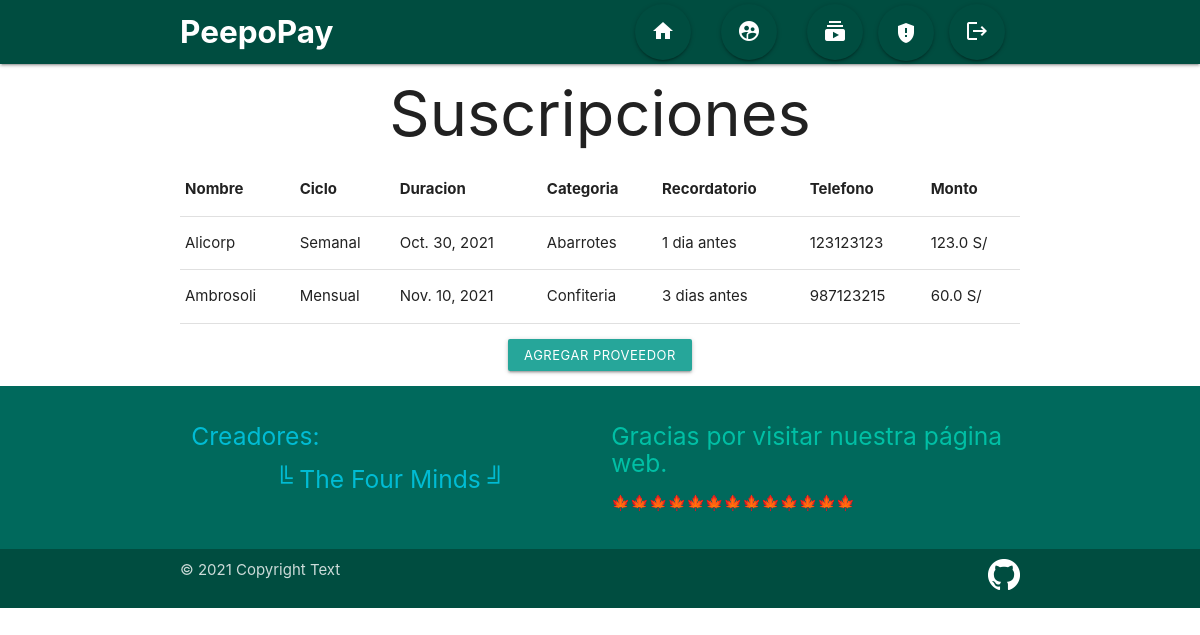
Before: /listarproveedores/ with the older database file.
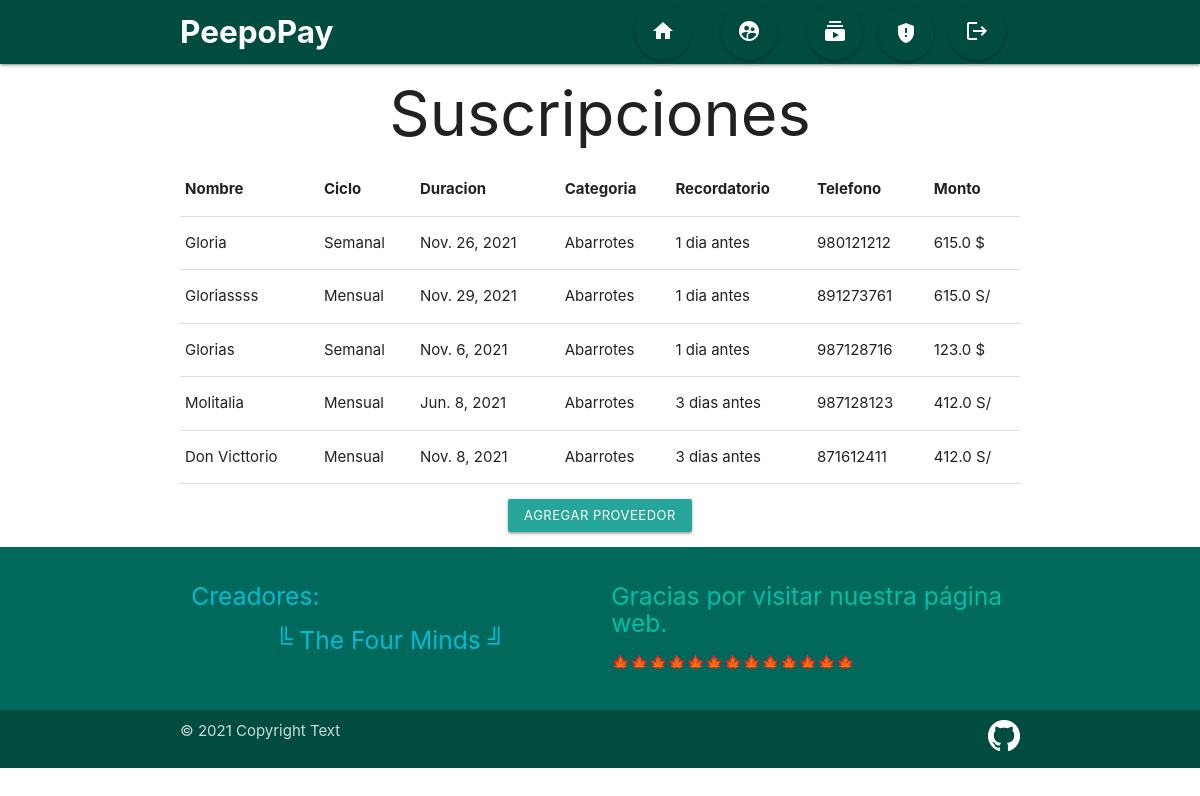
After: the same page with the newer database file.
### WebPayments/models.py (models this page shows, shortened)
class Proveedor(models.Model):
    nombre = models.CharField(max_length=40, unique=True, verbose_name='Nombre')
    moneda = models.ForeignKey(Moneda, verbose_name='moneda', on_delete=models.CASCADE)
    ciclo = models.ForeignKey(Ciclo, on_delete=models.CASCADE)
    duracion = models.DateField(verbose_name='Duracion', auto_now=False, auto_now_add=False)
    categoria = models.ForeignKey(Categoria, on_delete=models.CASCADE)
    alerta = models.DateField(verbose_name='Fecha Alerta', auto_now=False, auto_now_add=False, null=True)
    recordatorio = models.ForeignKey(Recordatorio, on_delete=models.CASCADE)
    telefono = models.CharField(max_length=9, unique=True, verbose_name='Telefono')
    monto = models.FloatField(verbose_name='Monto')

class Ciclo(models.Model):
    duracion = models.CharField(max_length=12,verbose_name='Duracion')
    def __str__(self):
        return self.duracion

class Categoria(models.Model):
    descripcion = models.CharField(max_length=30, unique=True, verbose_name='Descripcion')
    def __str__(self):
        return self.descripcion

class Recordatorio(models.Model):
    tiempo = models.CharField(max_length=12, verbose_name='Tiempo')
    def __str__(self):
        return self.tiempo

class Moneda(models.Model):
    detalles = models.CharField(max_length = 20, unique=True, verbose_name='Detalles')
    simbolo = models.CharField(max_length = 2, verbose_name='simbolo')
    def __str__(self):
        return self.simbolo

### WebPayments/views.py (the view)
# urls.py: path("listarproveedores/", listarproveedores, name="listarproveedores"),
def listarproveedores(request):
    table = Prov.objects.all()
    context = {'table':table,'lista':lista}
    return render(request, 'WebPayments/listarproveedores.html', context)

### WebPayments/templates/WebPayments/listarproveedores.html (shortened to what this page needs)
{%extends 'WebPayments/base.html'%}
{%block contenido%}
<!DOCTYPE html>
<html lang="en">
<head>
    {%load static%}
    <link rel="stylesheet" href="{%static 'WebPayments/css/materialize.css'%}">
<body>
<h1 class="container center"> Suscripciones </h1>
<table class="table container highlight">
        <tr>
            <th>Nombre</th>
            <th>Ciclo</th>
            <th>Duracion</th>
            <th>Categoria</th>
            <th>Recordatorio</th>
            <th>Telefono</th>
            <th>Monto</th>
        </tr>
        {% for row in table %}
            <tr>
                <td>{{row.nombre}}</td>
                <td>{{row.ciclo}}</td>
                <td>{{row.duracion}}</td>
                <td>{{row.categoria}}</td>
                <td>{{row.recordatorio}}</td>
                <td>{{row.telefono}}</td>
                <td>{{row.monto}} {{row.moneda}}</td>
            </tr>
        {%endfor%}
</table>
<div class="container center">
    <a href="{% url 'proveedores' %}" class="center waves-effect waves-light btn-small" >
    Agregar Proveedor</a>
</div>
{%load static%}
</body>
</html>
{%endblock%}

### WebPayments/templates/WebPayments/base.html (shortened to what this page needs)
<!DOCTYPE html>
<html lang="en">
<head>
    {%load static%}
    <link rel="stylesheet" href="{%static 'WebPayments/css/materialize.css'%}">
<body>
<nav class="nav-wrapper teal darken-4">
<div class="container">
    <div class="left-nav">
        <a href="{%url 'index'%}" class="brand-logo"><b>PeepoPay</b></a>
    </div>
    <div class="right">
        <ul>
            <li><a  href="{% url 'index' %}" class="btn-floating btn-large tooltipped waves-effect waves-black teal darken-4" data-position="botton" data-tooltip="Home">
            <i class="material-icons left">home</i>home</a></li>
            <li><a href ="{%url 'proveedores'%}"class="btn-floating btn-large tooltipped waves-effect waves-black teal darken-4" data-position="botton" data-tooltip="Proveedores">
            <i class="material-icons left">supervised_user_circle</i>Proveedores</a></li>
            <li><a class="btn-floating btn-large tooltipped waves-effect waves-black teal darken-4" data-position="botton" data-tooltip="Subscripciones" href="{% url 'listarproveedores' %}">
            <i class="material-icons left">subscriptions</i>Subscripciones</a></li>
            <li><button onclick='{% for i in lista %}
                show_alert("{{i}}")
                {% endfor %}' class="btn-floating btn-large tooltipped waves-effect waves-light teal darken-4" data-position="botton" data-tooltip="Notificaciones" >
            <i class="material-icons right">gpp_maybe</i></button></li>
            <li><a href="{%url 'logout' %}" class="btn-floating btn-large tooltipped waves-effect waves-black teal darken-4" data-position="botton" data-tooltip="Cerrar Sesión">
            <i class="material-icons right">logout</i>Cerrar Sesion</a></li>
        </ul>
    </div>
</div>
</nav>
<div class="contenido">
{%block contenido%}
{%endblock contenido%}
</div>
<footer class="page-footer teal darken-3">
    <div class="container">
        <div class="row">
            <div class="col s12 m8 l6">
                <h5 class="cyan-text">Creadores:</h5>
                <h5 class="cyan-text center">╚ The Four Minds ╝</h5>
            </div>
            <div class="col s12 m4 l6">
                <h5 class="teal-text text-accent-4">Gracias por visitar nuestra página web.</h5>
                <p class="cyan-text">🍁🍁🍁🍁🍁🍁🍁🍁🍁🍁🍁🍁🍁</p>
            </div>
        </div>
    </div>
    <div class="footer-copyright teal darken-4">
        <div class="container">
            <div class="brand-text left">
                © 2021 Copyright Text
                {% load static %}</div>
                <div class="brand-image right"> <a href="https://github.com/w4xccino/4thRepo" target="_blank">
                <img class="fullwidth" src="{%static 'WebPayments/img/github.png'%}"></a></img>
                </div>
            </div>
        </div>
</footer>
{%load static%}
</body>
</html>

Changed rows visible on the page:
changed Proveedor: nombre "Alicorp" → "Gloria"; duracion "Oct. 30, 2021" → "Nov. 26, 2021"; telefono "123123123" → "980121212"; monto "123.0" → "615.0"; moneda "S/" → "$"
changed Proveedor: nombre "Ambrosoli" → "Gloriassss"; duracion "Nov. 10, 2021" → "Nov. 29, 2021"; categoria "Confiteria" → "Abarrotes"; recordatorio "3 dias antes" → "1 dia antes"; telefono "987123215" → "891273761"; monto "60.0" → "615.0"
added Proveedor: nombre "Glorias", ciclo "Semanal", duracion "Nov. 6, 2021", categoria "Abarrotes", recordatorio "1 dia antes", telefono "987128716", monto "123.0", moneda "$"
added Proveedor: nombre "Molitalia", ciclo "Mensual", duracion "Jun. 8, 2021", categoria "Abarrotes", recordatorio "3 dias antes", telefono "987128123", monto "412.0", moneda "S/"
added Proveedor: nombre "Don Victtorio", ciclo "Mensual", duracion "Nov. 8, 2021", categoria "Abarrotes", recordatorio "3 dias antes", telefono "871612411", monto "412.0", moneda "S/"
